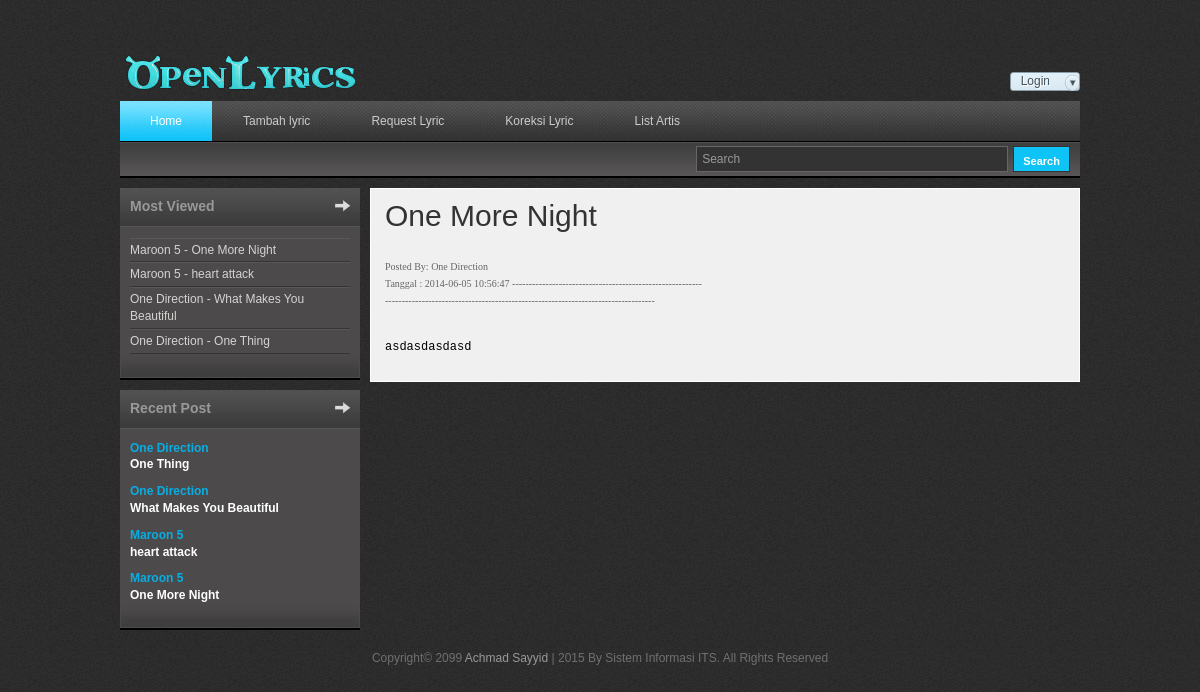
The page /view_req.php?id_req=4 on the database its author committed.
### tables this page shows
CREATE TABLE IF NOT EXISTS `lyric` (
  `id_lyric` int(3) NOT NULL AUTO_INCREMENT,
  `id_artis` int(3) NOT NULL,
  `id_member` int(3) NOT NULL,
  `id_album` int(3) NOT NULL,
  `judul` varchar(30) NOT NULL,
  `lyric` text NOT NULL,
  `album` varchar(20) NOT NULL,
  `views` int(5) NOT NULL,
  `tanggal` datetime NOT NULL,
  PRIMARY KEY (`id_lyric`)
);

CREATE TABLE IF NOT EXISTS `artis` (
  `id_artis` int(3) NOT NULL AUTO_INCREMENT,
  `nama` varchar(35) NOT NULL,
  `tahun` year(4) NOT NULL,
  `tempat_lahir` varchar(30) NOT NULL,
  `genre` varchar(20) NOT NULL,
  PRIMARY KEY (`id_artis`)
);

CREATE TABLE IF NOT EXISTS `request` (
  `id_req` int(3) NOT NULL AUTO_INCREMENT,
  `judul` varchar(20) NOT NULL,
  `nama` varchar(35) NOT NULL,
  `isi` text NOT NULL,
  `tanggal` datetime NOT NULL,
  PRIMARY KEY (`id_req`)
);

### view_req.php (the view, shortened to what this page needs)
<?php
if(!isset($_SESSION['id_member'])){
    $id = "";
    }
include "conf.php";
$id_req = $_GET['id_req'];
?>
<!DOCTYPE html PUBLIC "-//W3C//DTD XHTML 1.0 Transitional//EN" "http://www.w3.org/TR/xhtml1/DTD/xhtml1-transitional.dtd">
<html xmlns="http://www.w3.org/1999/xhtml">
<head>
<link href="css/templatemo_style.css" rel="stylesheet" type="text/css" />
<link rel="stylesheet" type="text/css" href="css/ddsmoothmenu.css" />
<link rel="stylesheet" type="text/css" media="all" href="css/jquery.dualSlider.0.2.css" />
</head>
<body>
<div id="templatemo_wrapper">
    <div id="templatemo_header">
        <div id="site_title">
            <h1><a href="index.php">Open Lyrics</a></h1>
        </div>
        <br/>
        <?php
        $query="SELECT * FROM member WHERE id_member='$id'";
        $hasil = mysql_query($query, $koneksi);
        $record = mysql_fetch_array($hasil);
        if ($id !== "") {
        ?>
        <div id="header_right">
      <div id="loginContainer"> <span>Selamat Datang
        <?php echo $record['username'] ?>
        || </span> <span><a href="proses/logout.php">Logout</a>
        <div style="clear:both"></div>
      </div>
        </div>
        <?php }
        else { ?>
        <div id="header_right">
      <div id="loginContainer"> <a href="#" id="loginButton"><span>Login</span><em></em></a>
      </div>
        </div>
        <?php } ?>
    </div>
    <div id="templatemo_menu">
        <div id="top_nav" class="ddsmoothmenu">
            <ul>
        <li><a href="index.php" class="selected">Home</a></li>
        <li><a href="add_lyric.php">Tambah lyric</a></li>
        <li><a href="req_lyric.php">Request Lyric</a></li>
        <li><a href="corect_lyric.php">Koreksi Lyric</a></li>
        <li><a href="artis.php">List Artis</a></li>
            </ul>
            <br style="clear: left" />
        </div>
        <div id="menu_second_bar">
            <div id="templatemo_search">
                <form action="search.php" method="POST">
                  <input type="text" value="Search" name="keyword" onfocus="clearText(this)" onblur="clearText(this)" class="txt_field" />
                  <input type="submit" name="Search" value=" Search " class="sub_btn"  />
                </form>
            </div>
        </div>
    </div>
    <div id="templatemo_main">
        <div id="sidebar" class="float_l">
      <div class="sidebar_box"><span class="bottom"></span>
        <h3>Most Viewed</h3>
        <div class="content">
          <ul class="sidebar_list">
            <?php
                        $sql = "SELECT * FROM lyric ORDER by views DESC LIMIT 15";
                        $hasil=mysql_query($sql,$koneksi);
                        while($rows = mysql_fetch_array($hasil)){
                        $singer = mysql_fetch_array(mysql_query("SELECT nama FROM artis WHERE id_artis='".$rows['id_artis']."'"));
                        ?>
            <li><a href="view.php?id=<?php echo $rows['id_lyric'] ?>">
              <?php echo $singer['nama'] ." - ". $rows['judul'] ?>
              </a></li>
            <?php } ?>
          </ul>
        </div>
      </div>
      <div class="sidebar_box"><span class="bottom"></span>
        <h3>Recent Post</h3>
        <div class="content">
          <div class="bs_box">
            <?php
                        $sql = "SELECT * FROM lyric ORDER by tanggal DESC LIMIT 5";
                        $hasil=mysql_query($sql,$koneksi);
                        while($rows = mysql_fetch_array($hasil)){
                        $singer = mysql_fetch_array(mysql_query("SELECT nama FROM artis WHERE id_artis='".$rows['id_artis']."'"));
                        ?>
            <h4><a href="view.php?id=<?php echo $rows['id_lyric'] ?>">
              <?php echo $singer['nama'] ?>
            </h4>
            <p class="price">
              <?php echo $rows['judul'] ?>
            </p></a>
            <?php } ?>
          </div>
        </div>
      </div>
        </div>
        <div id="content" class="float_r">
            <?php
            $req = mysql_fetch_array(mysql_query("SELECT * FROM request WHERE id_req=$id_req"));
            ?>
            <h1><?php echo  $req['judul'] ?></h1>
            <div class="content_half float_l">
                <font face="verdana" size="1" color="#666666">
                    Posted By: <?php echo $req['nama']; ?><br>
                    Tanggal  : <?php echo $req['tanggal']; ?>
                    ------------------------------------------------------------------------------------------------------------------------------------------
                    <br><br>
                </font>
                <font color="black">
                <pre><?php echo $req['isi']; ?></pre>
                </font>
            </div>
        </div>
    </div>
     <div id="templatemo_footer">
Copyright© 2099 <a href="https://www.facebook.com/prastyo.adi.108">Achmad Sayyid</a> | 2015 By Sistem Informasi ITS. All Rights Reserved
    </div>
</div>
</body>
</html>

### css/templatemo_style.css (style rules this page uses)
body { margin: 0; padding: 0; color: #999; font-family: Tahoma, Geneva, sans-serif; font-size: 12px; line-height: 1.4em; background-color: #2e2e2e; background-repeat: repeat; background-image: url(../images/templatemo_body.jpg) }
a, a:link, a:visited { color: #08aee3; font-weight: normal; text-decoration: none; }
p { margin: 0 0 10px 0; padding: 0; }
h1, h2, h3, h4, h5, h6 { color: #333; font-weight: normal; }
h1 { font-size: 30px; margin: 0 0 30px; padding: 5px 0; }
h3 { font-size: 20px; margin: 0 0 20px; padding: 0; }
h4 { font-size: 16px; margin: 0 0 15px; padding: 0; }
.float_l { float: left }
.float_r { float: right }
#templatemo_wrapper { width: 960px; margin: 0 auto; padding: 0 10px 10px; }
#templatemo_header { width: 100%; padding: 50px 0 10px; }
#templatemo_menu { width: 100%; height: 77px; margin-bottom: 10px; background: url(../images/templatemo_menu.jpg) repeat-x }
#templatemo_main { width: 100%; margin-bottom: 10px; }
#content { width: 680px; background: #f0f0f0; border: 1px solid #fff; padding: 14px; }
#sidebar { width: 240px }
#templatemo_footer { text-align: center; }
#site_title { float: left; widht: 100% height: 100% }
#site_title h1 { margin: 0; padding: 0; }
#site_title h1 a { display: block; width: 250px; height: 40px; font-size: 12px; text-indent: -10000px; color: #999; text-align: left; background: url(../images/templatemo_logo.png) no-repeat top left; }
#header_right { float: right; margin-top: 5px; }
#header_right a { color: #ccc; }
#menu_second_bar { padding: 5px 10px; }
#templatemo_search { float: right; }
#templatemo_search form { margin: 0; padding: 0; }
#templatemo_search .txt_field { float: left; display: block; margin-right: 5px; height: 24px; line-height: 24px; width: 300px; color: #999; font-size: 12px; padding: 0 5px; font-variant: normal; border: 1px solid #666; background: #333; }
#templatemo_search .sub_btn { float: right; display: block; color: #fff; height: 26px; font-size: 11px; font-weight: 700; line-height: 26px; cursor: pointer; border: 1px solid #333; background: #0ec4f7; }
.sidebar_box { position: relative; background: #4c4a4a; margin-bottom: 36px; }
.sidebar_box h3 { font-size: 14px; font-weight: 700; padding: 10px; width: 220px; height: 20px; margin-bottom: 0; background: url(../images/templatemo_sidebar_header.jpg) no-repeat; color: #999 }
.sidebar_box span.bottom { position: absolute; bottom: -26px; left: 0; width: 240px; height: 26px; background: url(../images/templatemo_sidebar_bottom.jpg) }
#sidebar .sidebar_box .content { padding: 10px 10px 0; }
#sidebar .sidebar_list { margin: 0; padding: 0; list-style: none; }
#sidebar .sidebar_list li { display: block; margin: 0; padding: 3px 0; border-top: 1px solid #595858; border-bottom: 1px solid #343434; }
#sidebar .sidebar_list li a { color: #d6d3d3; }
.bs_box { clear: both; margin-bottom: 20px }
.bs_box h4 { margin-bottom: 0 }
.bs_box h4 a { font-size: 12px; color: #08aee3; font-weight: 700 }
.bs_box .price { font-size: 12px; font-weight: 700; color: #fff }
.content_half { width: 320px; }
#templatemo_footer { color: #707070; }
#templatemo_footer a { color: #999; }
#loginContainer { position:relative; float:right; font-size:12px; }
#loginButton { display:inline-block; float:right; background:url(../images/buttonbg.png) repeat-x; border:1px solid #899caa; border-radius:3px; -moz-border-radius:3px; position:relative; z-index:30; cursor:pointer; }
#loginButton span { color:#445058; text-shadow:1px 1px #fff; padding:7px 29px 9px 10px; background:url(../images/loginArrow.png) no-repeat 53px 7px; }

### css/ddsmoothmenu.css (style rules this page uses)
.ddsmoothmenu ul { z-index:100; margin: 0; padding: 0; list-style-type: none; }
.ddsmoothmenu ul li { position: relative; display: inline; float: left; }
.ddsmoothmenu ul li a { display: block; padding: 0 30px; height: 40px; line-height: 40px; margin-right: 1px; font-size: 12px; color: #ccc; text-decoration: none; outline: none; text-align: center; background: url(images/templatemo_menu_divider.png) right center no-repeat }
.ddsmoothmenu ul li a.selected, .ddsmoothmenu ul li a:hover { color: #fff; background: url(../images/templatemo_menu_hover.jpg) repeat-x }

### rows shown on the page
lyric: id_artis.nama "Maroon 5", judul "One More Night"
lyric: id_artis.nama "Maroon 5", judul "heart attack"
lyric: id_artis.nama "One Direction", judul "What Makes You Beautiful"
lyric: id_artis.nama "One Direction", judul "One Thing"
request: judul "One More Night", nama "One Direction", tanggal "2014-06-05 10:56:47", isi "asdasdasdasd"
